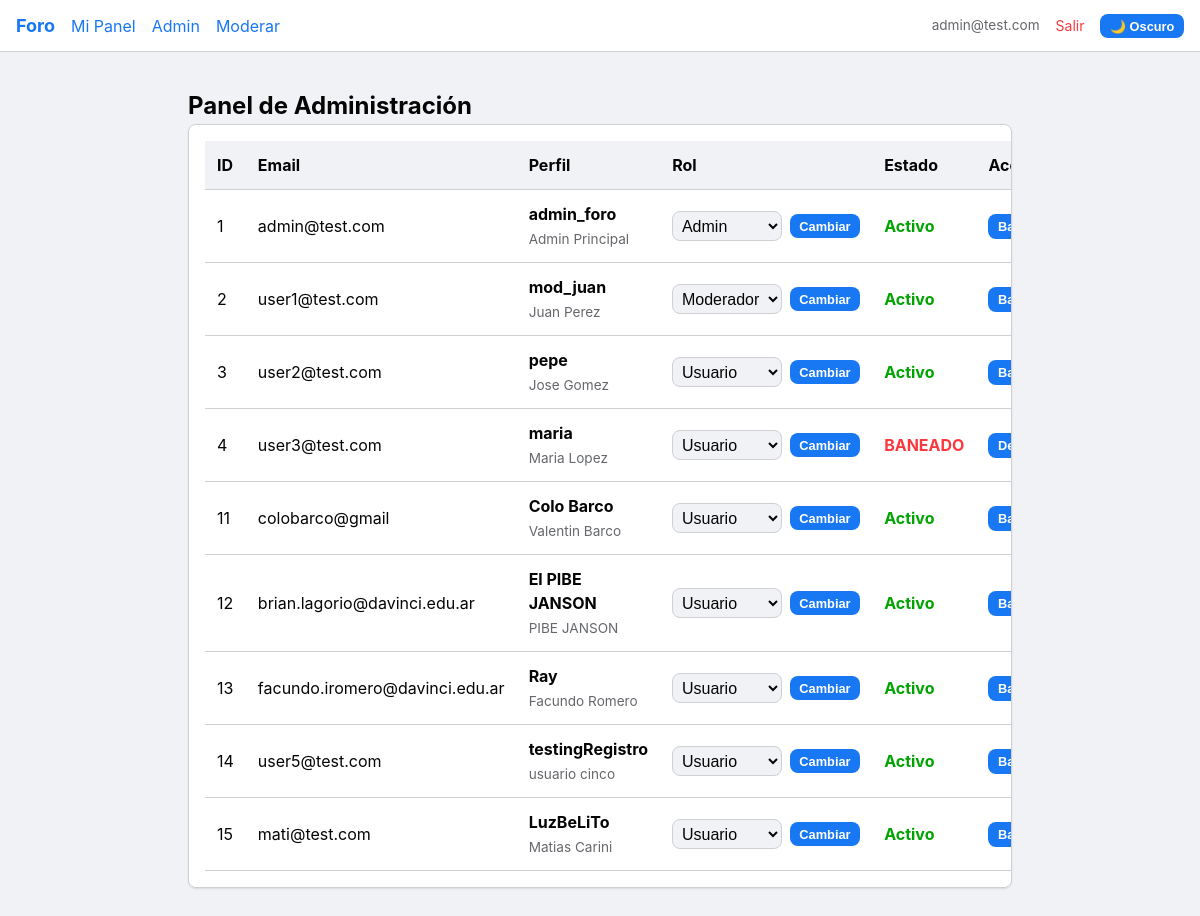
Screenshot of /admin/admin.php (signed in) with the database file from the repository.
### tables this page shows
CREATE TABLE
    `perfiles` (
        `id_perfil` int (11) NOT NULL,
        `usuario_id` int (11) NOT NULL,
        `usuario` varchar(50) NOT NULL,
        `nombre` varchar(100) NOT NULL,
        `apellido` varchar(100) NOT NULL,
        `telefono` varchar(20) DEFAULT NULL,
        `biografia` text DEFAULT NULL
    );

CREATE TABLE
    `usuarios` (
        `id` int (11) NOT NULL,
        `email` varchar(100) NOT NULL,
        `password` varchar(255) NOT NULL,
        `rol` enum ('admin', 'moderador', 'usuario') NOT NULL DEFAULT 'usuario',
        `perfil_completo` tinyint (1) NOT NULL DEFAULT 0,
        `baneado` tinyint (1) NOT NULL DEFAULT 0
    );

### clases/Database.php (called while the page is built, shortened)
<?php
class Database
{
    private static $instancia = null;
    private $conexion;
    private function __construct()
    {
        $es_local = ($_SERVER['SERVER_NAME'] === 'localhost' || $_SERVER['SERVER_NAME'] === '127.0.1');
        if ($es_local) {
            $servidor = "localhost";
            $usuario_db = "root";
            $clave_db = "";
            $base_datos = "parcial2";
            $puerto = 3306;
        } else {
            $servidor = "sql306.infinityfree.com";
            $usuario_db = "if0_43221022";
            $clave_db = "lufqLpMyAVzbus";
            $base_datos = "if0_43221022_parcial2";
            $puerto = 3306;
        }
        $this->conexion = new mysqli($servidor, $usuario_db, $clave_db, $base_datos, $puerto);
    }
    public static function getInstance()
    {
        if (self::$instancia === null) {
            self::$instancia = new Database();
        }
        return self::$instancia;
    }
    public function getConexion()
    {
        return $this->conexion;
    }
}

### clases/Usuario.php (called while the page is built, shortened)
<?php
class Usuario
{
    private $db;
    public function __construct()
    {
        $this->db = Database::getInstance()->getConexion();
    }
    public function obtenerTodos()
    {
        $sql = "SELECT u.id, u.email, u.rol, u.baneado, p.id_perfil, p.usuario, p.nombre, p.apellido
                FROM usuarios u
                LEFT JOIN perfiles p ON u.id = p.usuario_id";
        return $this->db->query($sql)->fetch_all(MYSQLI_ASSOC);
    }
}

### componentes/tabla_admin_usuarios.php (the view, shortened to what this page needs)
<?php
if (!isset($usuarios) || empty($usuarios)): ?>
    <p class="text-muted" style="text-align: center;">No hay usuarios registrados.</p>
<?php else: ?>
    <div class="table-container card">
        <table class="table">
            <thead>
                <tr style="background-color: var(--bg-body);">
                    <th>ID</th>
                    <th>Email</th>
                    <th>Perfil</th>
                    <th>Rol</th>
                    <th>Estado</th>
                    <th>Acciones</th>
                </tr>
            </thead>
            <tbody>
                <?php foreach ($usuarios as $fila): ?>
                    <tr>
                        <td><?php echo $fila['id']; ?></td>
                        <td><?php echo htmlspecialchars($fila['email']); ?></td>
                        <td>
                            <?php if (!empty($fila['usuario'])): ?>
                                <strong><?php echo htmlspecialchars($fila['usuario']); ?></strong><br>
                                <small class="text-muted"><?php echo htmlspecialchars(($fila['nombre'] ?? '') . " " . ($fila['apellido'] ?? '')); ?></small>
                            <?php else: ?>
                                <em class="text-muted">Sin perfil</em>
                            <?php endif; ?>
                        </td>
                        <td>
                            <form method="POST" class="flex items-center gap-2">
                                <select name="nuevo_rol" class="input-field" style="padding: 0.3rem; width: auto;">
                                    <option value="usuario" <?php if ($fila['rol'] == 'usuario') echo 'selected'; ?>>Usuario</option>
                                    <option value="moderador" <?php if ($fila['rol'] == 'moderador') echo 'selected'; ?>>Moderador</option>
                                    <option value="admin" <?php if ($fila['rol'] == 'admin') echo 'selected'; ?>>Admin</option>
                                </select>
                                <button type="submit" name="cambiar_rol" class="btn btn-primary" style="padding: 0.3rem 0.6rem; font-size: 0.8rem;">Cambiar</button>
                            </form>
                        </td>
                        <td>
                            <?php if ($fila['baneado']): ?>
                                <span style="color: var(--danger-color); font-weight: bold;">BANEADO</span>
                            <?php else: ?>
                                <span style="color: var(--success-color); font-weight: bold;">Activo</span>
                            <?php endif; ?>
                        </td>
                        <td>
                            <div class="flex gap-2">
                                <form method="POST" style="display:inline;">
                                    <button type="submit" name="banear" class="btn btn-primary" style="padding: 0.3rem 0.6rem; font-size: 0.8rem;">
                                        <?php echo $fila['baneado'] ? 'Desbanear' : 'Banear'; ?>
                                    </button>
                                </form>
                            </div>
                        </td>
                    </tr>
                <?php endforeach; ?>
            </tbody>
        </table>
    </div>
<?php endif; ?>

### includes/header.php (shortened to what this page needs)
<?php
$tema = $_COOKIE['tema'] ?? 'claro';
$body_class = $tema === 'oscuro' ? 'dark' : '';
?>
<!DOCTYPE html>
<html lang="es">
<head>
    <link rel="stylesheet" href="<?php echo BASE_URL; ?>css/global.css">
</head>
<body class="<?php echo $body_class; ?>">

### includes/nav.php (shortened to what this page needs)
<nav class="navbar">
    <div class="navbar-links">
        <a href="<?php echo BASE_URL; ?>index.php" class="font-bold text-lg" style="color: var(--primary-color);">Foro</a>
        <?php if (isset($_SESSION['usuario_id'])): ?>
            <a href="<?php echo BASE_URL; ?>perfil.php">Mi Panel</a>
            <?php if ($_SESSION['usuario_rol'] === 'admin'): ?>
                <a href="<?php echo BASE_URL; ?>admin/admin.php">Admin</a>
            <?php endif; ?>
            <?php if (in_array($_SESSION['usuario_rol'], ['admin', 'moderador'])): ?>
                <a href="<?php echo BASE_URL; ?>admin/moderar.php">Moderar</a>
            <?php endif; ?>
        <?php else: ?>
            <a href="<?php echo BASE_URL; ?>login.php">Login</a>
            <a href="<?php echo BASE_URL; ?>registro.php">Registro</a>
        <?php endif; ?>
    </div>
    <div class="navbar-links">
        <?php if (isset($_SESSION['usuario_id'])): ?>
            <span class="text-muted"><?php echo htmlspecialchars($_SESSION['usuario_email']); ?></span>
            <a href="<?php echo BASE_URL; ?>logout.php" class="text-sm" style="color: var(--danger-color);">Salir</a>
        <?php endif; ?>
        <form method="POST" action="<?php echo BASE_URL; ?>cambiar_tema.php" style="display:inline;">
            <button type="submit" name="tema" value="<?php echo $tema === 'claro' ? 'oscuro' : 'claro'; ?>" class="btn btn-primary" style="padding: 0.3rem 0.6rem; font-size: 0.8rem;">
                <?php echo $tema === 'claro' ? '🌙 Oscuro' : '☀️ Claro'; ?>
            </button>
        </form>
    </div>
</nav>
<main class="max-w-4xl mx-auto p-4">

### admin/admin.php (shortened to what this page needs)
<?php
require_once __DIR__ . '/../clases/Database.php';
require_once __DIR__ . '/../clases/Usuario.php';
require_once __DIR__ . '/../includes/header.php';
require_once __DIR__ . '/../includes/nav.php';
$usuarioObj = new Usuario();
$usuarios = $usuarioObj->obtenerTodos();
?>
<main style="max-width: 1000px; margin: 0 auto; padding: 20px;">
    <h2>Panel de Administración</h2>
    <?php require __DIR__ . '/../componentes/tabla_admin_usuarios.php'; ?>
</main>
<?php require_once __DIR__ . '/../includes/footer.php'; ?>

### includes/footer.php
</body>
</html>

### css/global.css (style rules this page uses)
:root { --bg-body: #f0f2f5; --bg-card: #ffffff; --bg-nav: #ffffff; --text-main: #050505; --text-muted: #65676b; --border-color: #ced0d4; --primary-color: #1877f2; --primary-hover: #166fe5; --danger-color: #fa383e; --success-color: #00a400; --border-radius: 8px; --shadow-sm: 0 1px 2px rgba(0, 0, 0, 0.1); --shadow-md: 0 2px 4px rgba(0, 0, 0, 0.1); }
* { box-sizing: border-box; margin: 0; padding: 0; }
body { background-color: var(--bg-body); color: var(--text-main); font-family: -apple-system, BlinkMacSystemFont, "Segoe UI", Roboto, Helvetica, Arial, sans-serif; line-height: 1.5; transition: background-color 0.3s, color 0.3s; }
a { color: var(--primary-color); text-decoration: none; }
.flex { display: flex; }
.items-center { align-items: center; }
.gap-2 { gap: 0.5rem; }
.max-w-4xl { max-width: 56rem; margin-left: auto; margin-right: auto; }
.mx-auto { margin-left: auto; margin-right: auto; }
.p-4 { padding: 1rem; }
.card { background-color: var(--bg-card); border: 1px solid var(--border-color); border-radius: var(--border-radius); box-shadow: var(--shadow-sm); padding: 1rem; margin-bottom: 1rem; }
.input-field { width: 100%; padding: 0.75rem; border: 1px solid var(--border-color); border-radius: var(--border-radius); background-color: var(--bg-body); color: var(--text-main); font-size: 1rem; outline: none; }
.btn { padding: 0.5rem 1rem; border: none; border-radius: var(--border-radius); cursor: pointer; font-weight: bold; font-size: 0.9rem; transition: background-color 0.2s; }
.btn-primary { background-color: var(--primary-color); color: white; }
.text-muted { color: var(--text-muted); font-size: 0.85rem; }
.text-sm { font-size: 0.875rem; }
.text-lg { font-size: 1.125rem; }
.font-bold { font-weight: bold; }
.navbar { background-color: var(--bg-nav); border-bottom: 1px solid var(--border-color); padding: 0.75rem 1rem; display: flex; justify-content: space-between; align-items: center; position: sticky; top: 0; z-index: 100; }
.navbar-links { display: flex; gap: 1rem; align-items: center; }
.table-container { overflow-x: auto; }
.table { width: 100%; border-collapse: collapse; text-align: left; }
.table th, .table td { padding: 0.75rem; border-bottom: 1px solid var(--border-color); }
.table th { background-color: var(--bg-body); font-weight: bold; }

### rows the page displays
perfiles: usuario "1", usuario.email "admin@test.com", usuario "admin_foro", nombre+apellido "Admin Principal", shows "Activo", shows "Banear"
perfiles: usuario "2", usuario.email "user1@test.com", usuario "mod_juan", nombre+apellido "Juan Perez", shows "Activo", shows "Banear"
perfiles: usuario "3", usuario.email "user2@test.com", usuario "pepe", nombre+apellido "Jose Gomez", shows "Activo", shows "Banear"
perfiles: usuario "4", usuario.email "user3@test.com", usuario "maria", nombre+apellido "Maria Lopez", shows "BANEADO", shows "Desbanear"
perfiles: usuario "11", usuario.email "colobarco@gmail", usuario "Colo Barco", nombre+apellido "Valentin Barco", shows "Activo", shows "Banear"
perfiles: usuario "12", usuario.email "brian.lagorio@davinci.edu.ar", usuario "El PIBE JANSON", nombre+apellido "PIBE JANSON", shows "Activo", shows "Banear"
perfiles: usuario "13", usuario.email "facundo.iromero@davinci.edu.ar", usuario "Ray", nombre+apellido "Facundo Romero", shows "Activo", shows "Banear"
perfiles: usuario "14", usuario.email "user5@test.com", usuario "testingRegistro", nombre+apellido "usuario cinco", shows "Activo", shows "Banear"
perfiles: usuario "15", usuario.email "mati@test.com", usuario "LuzBeLiTo", nombre+apellido "Matias Carini", shows "Activo", shows "Banear"

### other values shown
$_SESSION['usuario_email'] "admin@test.com"
